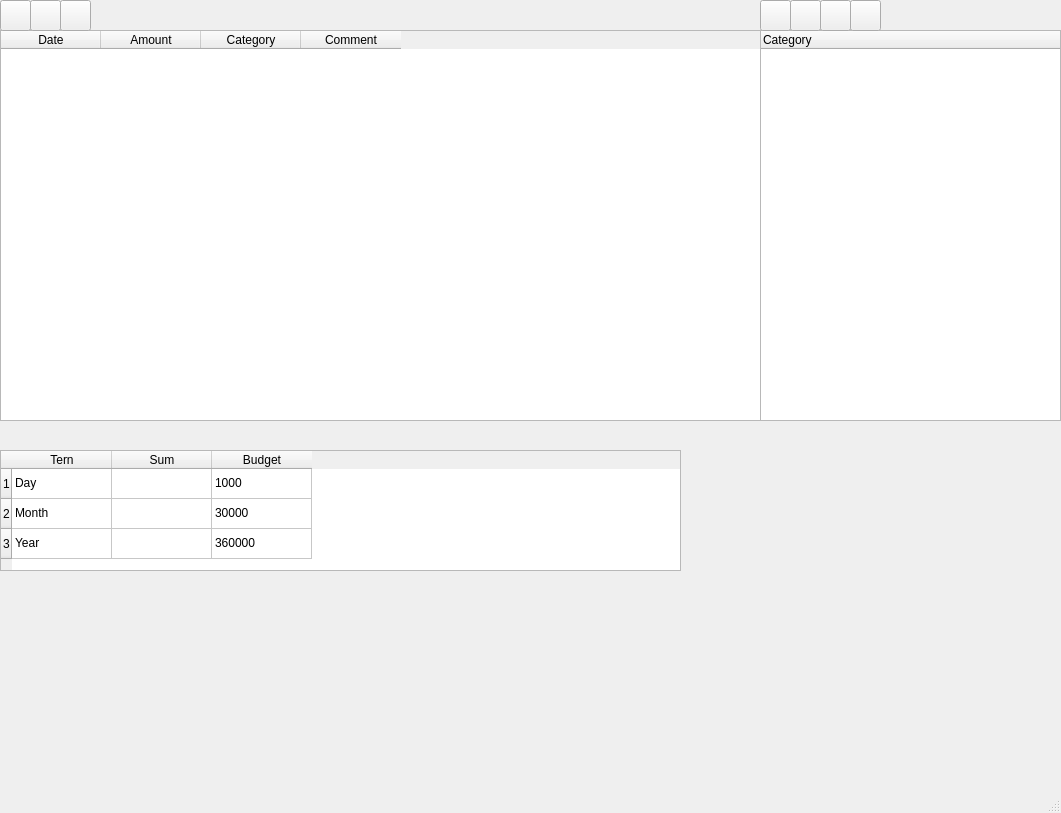
<?xml version="1.0" encoding="UTF-8"?>
<ui version="4.0">
 <class>MainWindow</class>
 <widget class="QMainWindow" name="MainWindow">
  <property name="geometry">
   <rect>
    <x>0</x>
    <y>0</y>
    <width>1061</width>
    <height>813</height>
   </rect>
  </property>
  <property name="windowTitle">
   <string>Bookkeeper</string>
  </property>
  <widget class="QWidget" name="centralwidget">
   <widget class="QWidget" name="verticalLayoutWidget">
    <property name="geometry">
     <rect>
      <x>0</x>
      <y>30</y>
      <width>761</width>
      <height>391</height>
     </rect>
    </property>
    <layout class="QVBoxLayout" name="verticalLayout">
     <item>
      <widget class="QTableWidget" name="tableWidget">
       <column>
        <property name="text">
         <string>Date</string>
        </property>
       </column>
       <column>
        <property name="text">
         <string>Amount</string>
        </property>
       </column>
       <column>
        <property name="text">
         <string>Category</string>
        </property>
       </column>
       <column>
        <property name="text">
         <string>Comment</string>
        </property>
       </column>
      </widget>
     </item>
    </layout>
   </widget>
   <widget class="QWidget" name="verticalLayoutWidget_2">
    <property name="geometry">
     <rect>
      <x>0</x>
      <y>450</y>
      <width>681</width>
      <height>121</height>
     </rect>
    </property>
    <layout class="QVBoxLayout" name="verticalLayout_2">
     <item>
      <widget class="QTableWidget" name="tableWidget_2">
       <row/>
       <row/>
       <row/>
       <column>
        <property name="text">
         <string>Tern</string>
        </property>
       </column>
       <column>
        <property name="text">
         <string>Sum</string>
        </property>
       </column>
       <column>
        <property name="text">
         <string>Budget</string>
        </property>
       </column>
       <item row="0" column="0">
        <property name="text">
         <string>Day</string>
        </property>
       </item>
       <item row="0" column="2">
        <property name="text">
         <string>1000</string>
        </property>
       </item>
       <item row="1" column="0">
        <property name="text">
         <string>Month</string>
        </property>
       </item>
       <item row="1" column="2">
        <property name="text">
         <string>30000</string>
        </property>
       </item>
       <item row="2" column="0">
        <property name="text">
         <string>Year</string>
        </property>
       </item>
       <item row="2" column="2">
        <property name="text">
         <string>360000</string>
        </property>
       </item>
      </widget>
     </item>
    </layout>
   </widget>
   <widget class="QPushButton" name="save_button">
    <property name="geometry">
     <rect>
      <x>0</x>
      <y>0</y>
      <width>31</width>
      <height>31</height>
     </rect>
    </property>
    <property name="text">
     <string/>
    </property>
   </widget>
   <widget class="QPushButton" name="add_button">
    <property name="geometry">
     <rect>
      <x>30</x>
      <y>0</y>
      <width>31</width>
      <height>31</height>
     </rect>
    </property>
    <property name="text">
     <string/>
    </property>
   </widget>
   <widget class="QPushButton" name="delete_button">
    <property name="geometry">
     <rect>
      <x>60</x>
      <y>0</y>
      <width>31</width>
      <height>31</height>
     </rect>
    </property>
    <property name="text">
     <string/>
    </property>
   </widget>
   <widget class="QWidget" name="verticalLayoutWidget_3">
    <property name="geometry">
     <rect>
      <x>760</x>
      <y>30</y>
      <width>301</width>
      <height>391</height>
     </rect>
    </property>
    <layout class="QVBoxLayout" name="verticalLayout_3">
     <item>
      <widget class="QTreeWidget" name="treeWidget">
       <column>
        <property name="text">
         <string>Category</string>
        </property>
       </column>
      </widget>
     </item>
    </layout>
   </widget>
   <widget class="QPushButton" name="add_button_tree">
    <property name="geometry">
     <rect>
      <x>790</x>
      <y>0</y>
      <width>31</width>
      <height>31</height>
     </rect>
    </property>
    <property name="text">
     <string/>
    </property>
   </widget>
   <widget class="QPushButton" name="save_button_tree">
    <property name="geometry">
     <rect>
      <x>760</x>
      <y>0</y>
      <width>31</width>
      <height>31</height>
     </rect>
    </property>
    <property name="text">
     <string/>
    </property>
   </widget>
   <widget class="QPushButton" name="delete_button_tree">
    <property name="geometry">
     <rect>
      <x>850</x>
      <y>0</y>
      <width>31</width>
      <height>31</height>
     </rect>
    </property>
    <property name="text">
     <string/>
    </property>
   </widget>
   <widget class="QPushButton" name="add_child_button">
    <property name="geometry">
     <rect>
      <x>820</x>
      <y>0</y>
      <width>31</width>
      <height>31</height>
     </rect>
    </property>
    <property name="text">
     <string/>
    </property>
   </widget>
  </widget>
  <widget class="QMenuBar" name="menubar">
   <property name="geometry">
    <rect>
     <x>0</x>
     <y>0</y>
     <width>1061</width>
     <height>22</height>
    </rect>
   </property>
  </widget>
  <widget class="QStatusBar" name="statusbar"/>
 </widget>
 <resources/>
 <connections/>
</ui>
